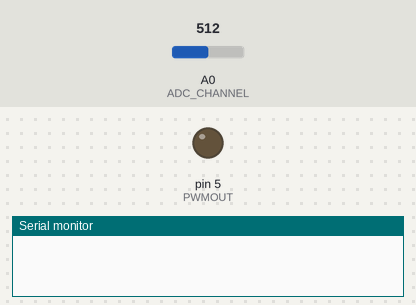
A sketch run on a simulated Arduino Uno, built with avr-gcc and run on an emulated ATmega328P. Shown: output pins drawn as LEDs (lit = HIGH), the last lines printed to the serial monitor. Inputs (shaded band) come from the test bench; at power-on: A0 (ADC_CHANNEL) = 512.

Above: at 0.15 s.
At 4.1 s:
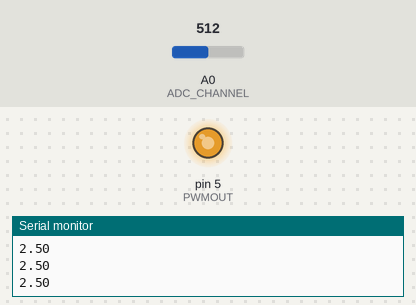
Timing chart, 0 to 5.6 s (numbered marks = the images above):
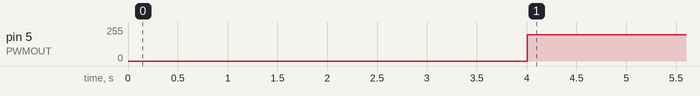

Measured:
- by itself, pin 5 (PWMOUT): 0/255 → 197/255 at 4.0 s

The sketch:

arduinocode_2.ino
```cpp
#include <TimerOne.h>
#include <MsTimer2.h>

#define PWMOUT 5
#define ADC_CHANNEL A0


float DUTYCYCLE, SAMPLE;
float frequency_low = 4;        //calculated with student number = 810698254so the low frequancy is 4Hz
float frequency_high = 61;      // The high frequancy is 61 Hz
const int  SINE_GEN_FREQ = 1000 ;              //Frequency of the sine wave generation system
long TIMESTAMP, counter=0;
float SINE_COEFF1 = frequency_low*TWO_PI/1000.0, Amp=1.25/5.0*255, offset=2.5/5.0*255;
float SINE_COEFF2 = frequency_high*TWO_PI/1000.0;

//sampling
const int SAMPLING_FREQ = 200  ;  // sampling frequency    -> f_sampling >= 2*f_maximum =2*61 = 122 Hz
const float TOTAL_SAMPLING_TIME = 4;  //Total  sampling time
const int NUMBER_OF_SAMPLES = TOTAL_SAMPLING_TIME*SAMPLING_FREQ;     //limitaion of 800 points maximum. 200 (Hz)*4(seconds)= 800
int  SAMPLES[NUMBER_OF_SAMPLES];
long  SAMPLING_COUNTER ;
bool FINISHED=false;

void setup() {
  for (int i = 0 ; i < NUMBER_OF_SAMPLES ; i++){  // making an array to put datas in it
    SAMPLES[i]=-1;   // equalize all the cells in  array to -1 to make  sure sampling goes appropriate
  }

TCCR0B = TCCR0B & B11111000 | B00000001; //sets timer 0 frequency to 62.5kHz
pinMode(PWMOUT,OUTPUT);
Serial.begin(57600);
MsTimer2::set(1000/SINE_GEN_FREQ, PWM_DT);  // usuing timer2 to change dutycycle
MsTimer2::start();
Timer1.initialize(1000000/SAMPLING_FREQ);   // using timer1 to sampling the signal
Timer1.attachInterrupt(SAMPLING);
}

void loop() {
 if (FINISHED == true) {   // if FINISHED == true  print the data
 for (int i = 0; i < NUMBER_OF_SAMPLES; i++) {
 Serial.println(SAMPLES[i]/1023.00*5);
 }
 FINISHED = false;
 }
}

void PWM_DT() {
DUTYCYCLE = Amp*(sin(SINE_COEFF1*counter)+sin(SINE_COEFF2*counter)) + offset; //generating sinusoidal signal
analogWrite(PWMOUT,DUTYCYCLE);
counter++;
}
void SAMPLING(){
  if (SAMPLING_COUNTER == NUMBER_OF_SAMPLES){     // if it gets N samples it stops
     MsTimer2::stop();
     Timer1.detachInterrupt();
     FINISHED = true;    // FINISHED == true to print data points in Serial monitor
  }
  else{
    SAMPLES[SAMPLING_COUNTER]=analogRead(ADC_CHANNEL);   // if it hasnt reached N samples it continues
    SAMPLING_COUNTER++;

  }
}
```
